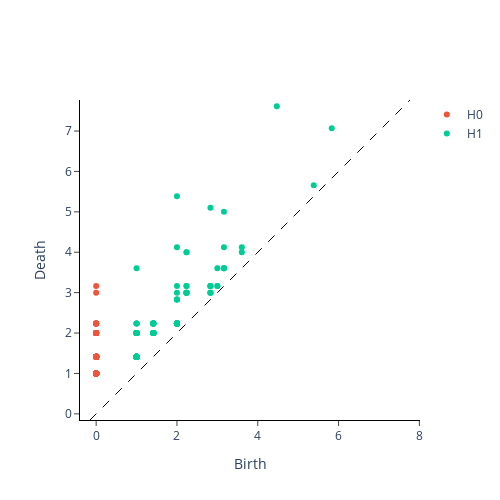

Write notebook code for a chart like this one.
### Code cell
from gtda.homology import VietorisRipsPersistence
VR = VietorisRipsPersistence(n_jobs=-1)
PtCloudPers1 = VR.fit_transform(xypts1)
VR.plot(PtCloudPers1,0)

### Figure 1 — Plotly figure (JSON) as saved in the notebook; plotly's stock layout.template omitted (floating-point values rounded to 4 significant figures; data arrays with more than 128 entries replaced by an {"elided": "..."} marker saying what was removed)
{"data": [{"hoverinfo": "none", "line": {"color": "black", "dash": "dash", "width": 1}, "mode": "lines", "showlegend": false, "type": "scatter", "x": [-0.1523, 7.768], "y": [-0.1523, 7.768]}, {"hoverinfo": "text", "hovertext": {"elided": "956 str values"}, "mode": "markers", "name": "H0", "type": "scatter", "x": {"elided": "956 int values"}, "y": {"elided": "956 float values"}}, {"hoverinfo": "text", "hovertext": {"elided": "501 str values"}, "mode": "markers", "name": "H1", "type": "scatter", "x": {"elided": "501 float values"}, "y": {"elided": "501 float values"}}], "layout": {"height": 500, "plot_bgcolor": "white", "width": 500, "xaxis": {"autorange": false, "exponentformat": "e", "linecolor": "black", "linewidth": 1, "mirror": false, "range": [-0.1523, 7.768], "showexponent": "all", "showline": true, "side": "bottom", "ticks": "outside", "title": {"text": "Birth"}, "type": "linear", "zeroline": true}, "yaxis": {"autorange": false, "exponentformat": "e", "linecolor": "black", "linewidth": 1, "mirror": false, "range": [-0.1523, 7.768], "scaleanchor": "x", "scaleratio": 1, "showexponent": "all", "showline": true, "side": "left", "ticks": "outside", "title": {"text": "Death"}, "type": "linear", "zeroline": true}}}
